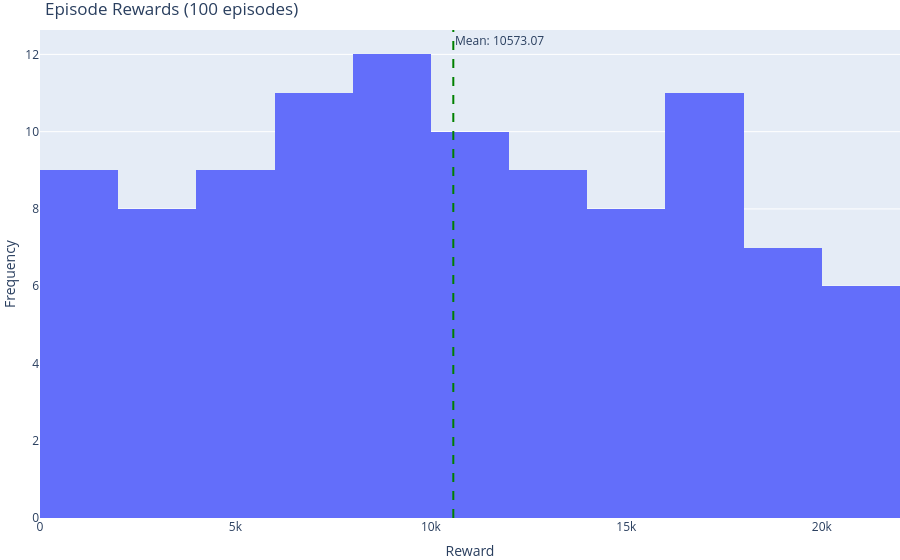

The cell this chart's notebook holds for it:
### Markdown cell above
For other gyms, like LunarLander, the environment is considered solved not on duration, but on _reward_. Specifically, for LunarLander, the gym is solved when the agent can achieve an average reward of 200 over 100 episodes. This code doesn't track nor plot the episode reward, but you can easily modify the code to do so.

### Code cell
mean_reward = np.mean(rewards)
fig = px.histogram(x=rewards, title=f"Episode Rewards ({len(rewards)} episodes)")
fig.add_vline(x=mean_reward, line_dash="dash", line_color="green", annotation_text=f"Mean: {mean_reward:.2f}", annotation_position="top right")
fig.update_layout(xaxis_title="Reward", yaxis_title="Frequency", showlegend=False, margin=dict(l=0, r=0, t=30, b=0))
fig.show()
print(f"Mean reward: {mean_reward:.2f}")

### Figure 1 — Plotly figure (JSON) as saved in the notebook; plotly's stock layout.template omitted (floating-point values rounded to 4 significant figures)
{"data": [{"bingroup": "x", "hovertemplate": "x=%{x}<br>count=%{y}<extra></extra>", "legendgroup": "", "marker": {"color": "#636efa", "pattern": {"shape": ""}}, "name": "", "orientation": "v", "showlegend": false, "type": "histogram", "x": [313.5, 568.1, 607.9, 855.9, 1102.0, 1379.0, 1644.0, 1760.0, 1923.0, 2161.0, 2328.0, 2601.0, 2846.0, 3157.0, 3414.0, 3716.0, 3968.0, 4224.0, 4264.0, 4536.0, 4781.0, 5040.0, 5286.0, 5551.0, 5579.0, 5848.0, 6008.0, 6232.0, 6489.0, 6715.0, 6962.0, 6990.0, 7260.0, 7530.0, 7566.0, 7818.0, 7952.0, 8181.0, 8328.0, 8327.0, 8388.0, 8427.0, 8672.0, 8951.0, 9205.0, 9186.0, 9446.0, 9710.0, 9756.0, 10020.0, 10290.0, 10590.0, 10870.0, 11100.0, 11230.0, 11280.0, 11340.0, 11610.0, 11850.0, 12130.0, 12390.0, 12630.0, 12870.0, 13110.0, 13380.0, 13620.0, 13910.0, 13980.0, 14250.0, 14510.0, 14750.0, 15010.0, 15080.0, 15330.0, 15610.0, 15830.0, 16070.0, 16330.0, 16590.0, 16650.0, 16900.0, 17200.0, 17440.0, 17490.0, 17650.0, 17770.0, 18000.0, 18290.0, 18570.0, 18840.0, 19080.0, 19340.0, 19580.0, 19860.0, 20090.0, 20350.0, 20410.0, 20720.0, 20880.0, 21110.0], "xaxis": "x", "yaxis": "y"}], "layout": {"annotations": [{"showarrow": false, "text": "Mean: 10573.07", "x": 10570.0, "xanchor": "left", "xref": "x", "y": 1, "yanchor": "top", "yref": "y domain"}], "barmode": "relative", "legend": {"tracegroupgap": 0}, "margin": {"b": 0, "l": 0, "r": 0, "t": 30}, "shapes": [{"line": {"color": "green", "dash": "dash"}, "type": "line", "x0": 10570.0, "x1": 10570.0, "xref": "x", "y0": 0, "y1": 1, "yref": "y domain"}], "showlegend": false, "title": {"text": "Episode Rewards (100 episodes)"}, "xaxis": {"anchor": "y", "domain": [0, 1], "title": {"text": "Reward"}}, "yaxis": {"anchor": "x", "domain": [0, 1], "title": {"text": "Frequency"}}}}
